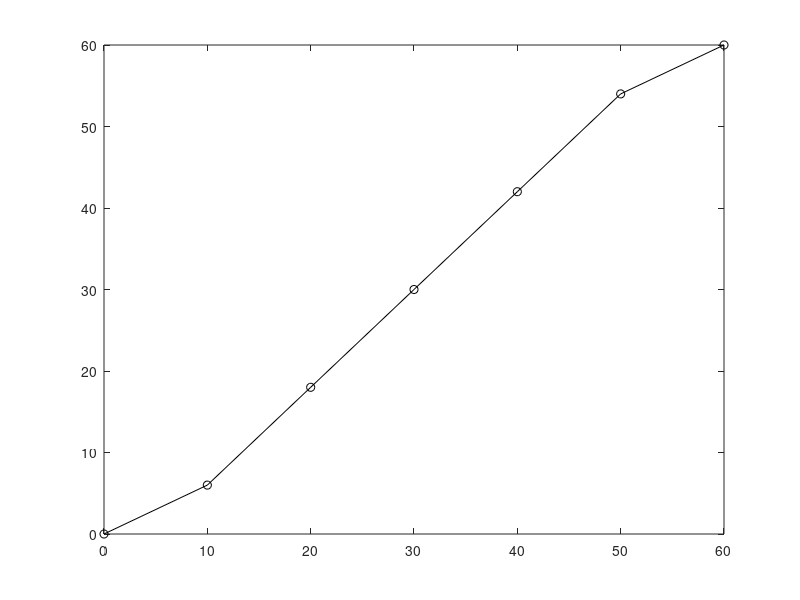

MATLAB code to generate this figure:
close all



L = 60;

N = 5; % Number of Ribs.

Ls = L / N;

x = linspace(0,L,N+2);

for i = 1:N
   C(i) = Ls*i - Ls/2;
end

figure(1)
clf
plot(x,[0,C,L],'-ok')